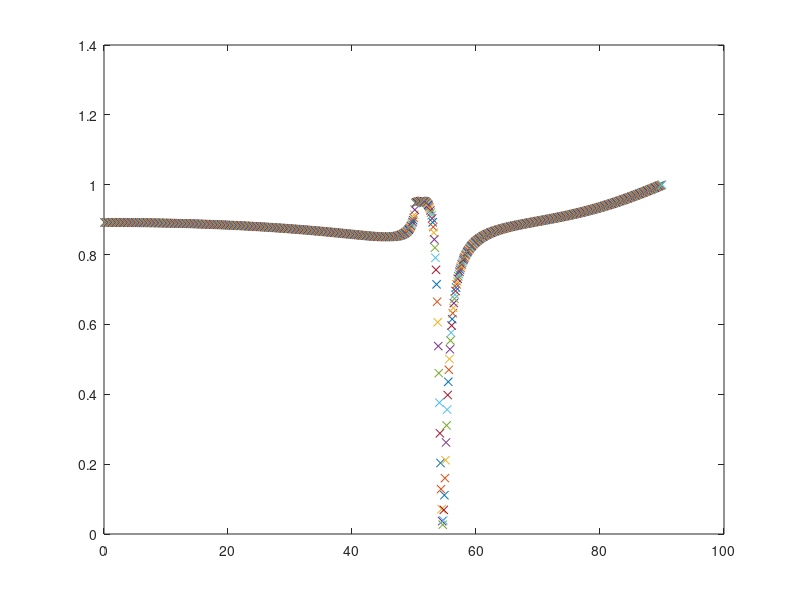

MATLAB code for this plot:
clear;
lambda=633e-9;
nm=0.1325+4.0203i;%real part is normal refractive index and complex part
%is the decay term
%nm=0.1325;
erm=nm^2;
np=1.732;
na=1.33;
u=pi*4e-7;
dm=43e-9; 
n=1000;
for k=1:n
    theta=(pi/2)*k/n;
    costheta=sqrt(1-((sin(theta))^2)*((np^2)/(nm^2)));
    b=(costheta)*((2*pi*nm*dm)/lambda);
    q0=(cos(theta))*((sqrt(u))/np);
    qn=(sqrt(1-((sin(theta))^2)*((np^2)/(na^2))))*((sqrt(u))/na);
    q=costheta*(sqrt(u/erm));
    M=[cos(b),-((sin(b))*1i)/q;-((sin(b))*1i*q),cos(b)];
    r=((M(1,1)+(M(1,2))*qn)*q0-(M(2,1)+(M(2,2))*qn))/((M(1,1)+(M(1,2))*qn)*q0+(M(2,1)+(M(2,2))*qn));
    R=(abs(r))^2;
    plot(theta*180/pi,R,'-x');
    hold on;
end
hold off;%so that after changing value of na, running program won't make graph in the same figure window
%plot(theta,r,'b');
%indexmin = find(min(R) == R); 
%thetamin = theta(indexmin); 
%Rmin = R(indexmin);
%indexmax = find(max(R) == R);
%thetamax = theta(indexmax); 
%Rmax = R(indexmax); 
